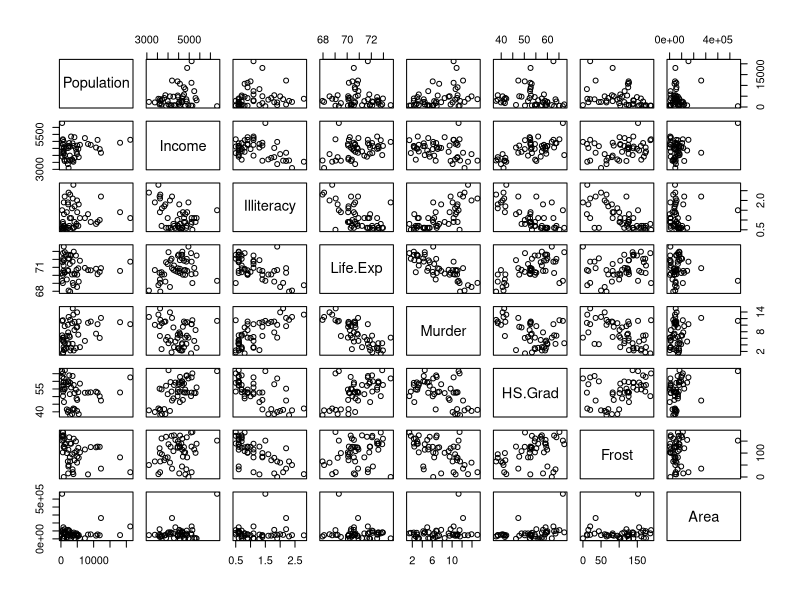

The R source for this figure: (Note: this script raises an error after producing the figure.)
st = data.frame(state.x77)
head(st)

plot(st)

cor(st)

par(family="AppleGothic")

tmp = carprice[,c('Price','gpm100','MPG.city','MPG.highway')]
plot(tmp)
cor(tmp)
